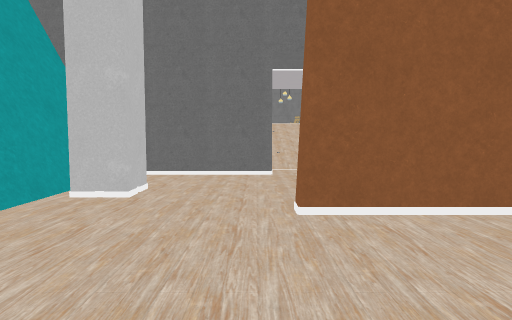
view 1 (above)

18 first-person views from a walk through a Unity game level. The camera is 1.2 m above the floor, tilts 4° down and sees 75° across. The floor is counted in squares, 1 m on a side. Each view is taken from the middle of a square. On the plan, view 1 faces up. The plan holds only what a view shows up to about 14 squares ahead; the rest is blank. The place goes on beyond the plan. The player character is not drawn. Some surface patterns are stand-ins.

view 2
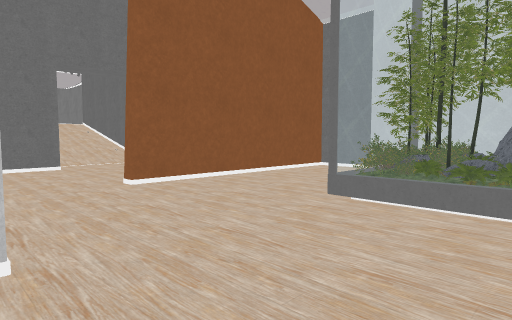

view 3
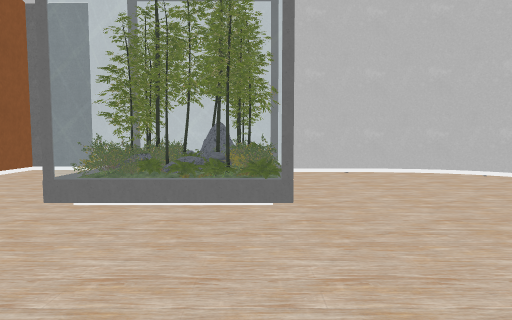

view 4
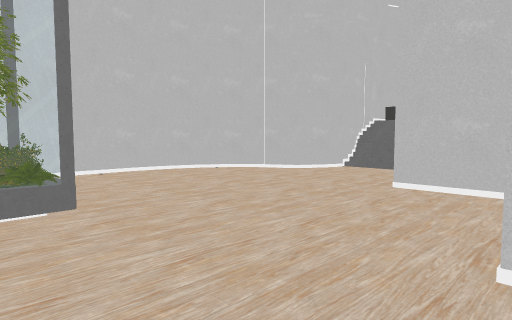

view 5
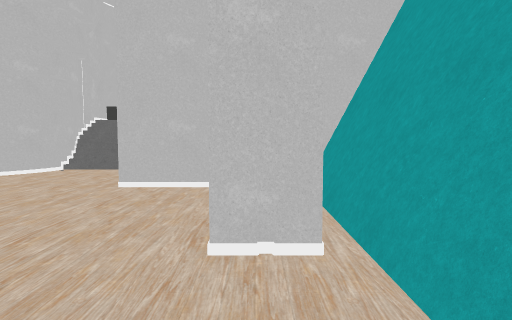

view 6
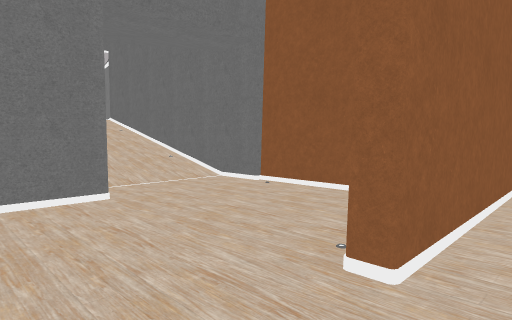

view 7
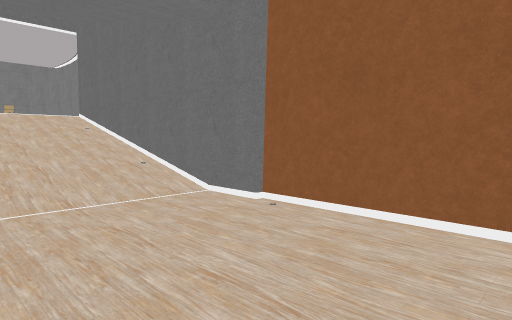

view 8
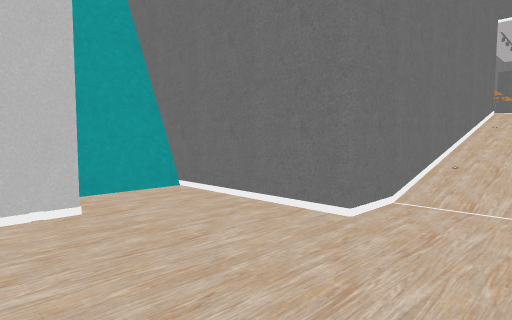

view 9
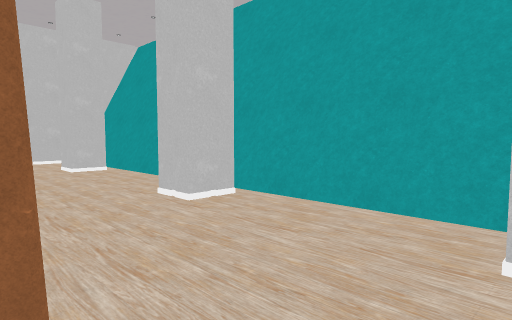

view 10
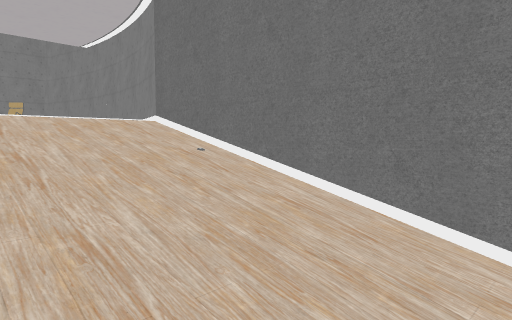

view 11
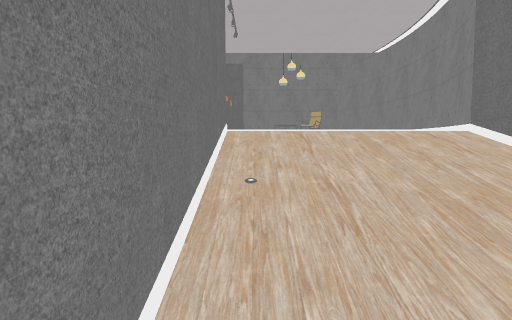

view 12
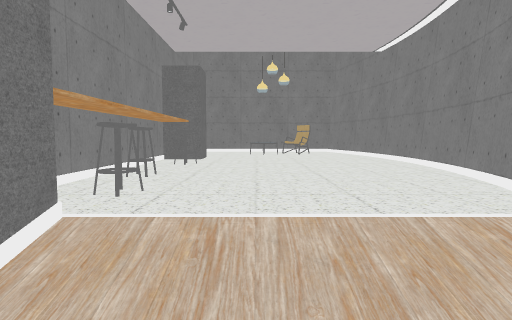

view 13
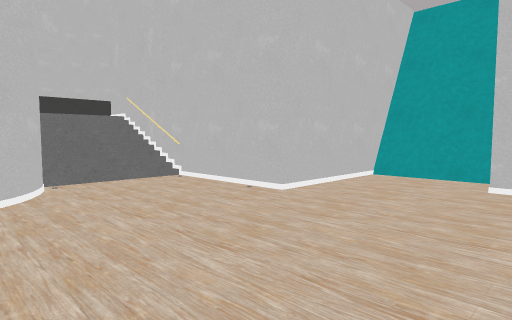

view 14
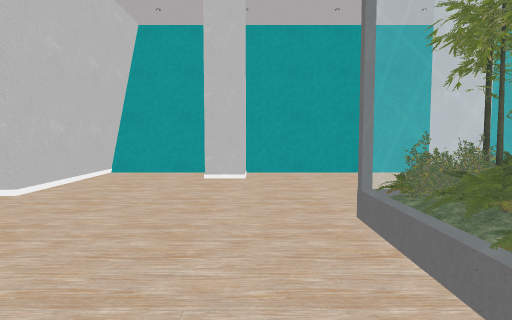

view 15
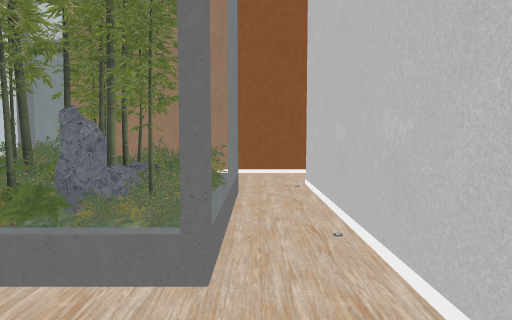

view 16
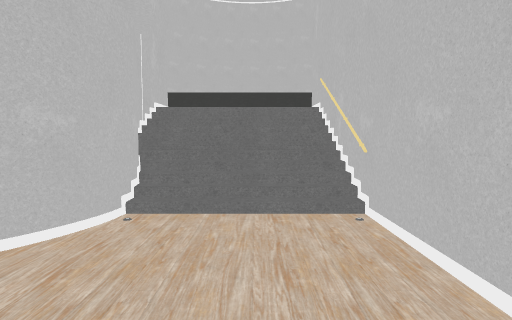

view 17
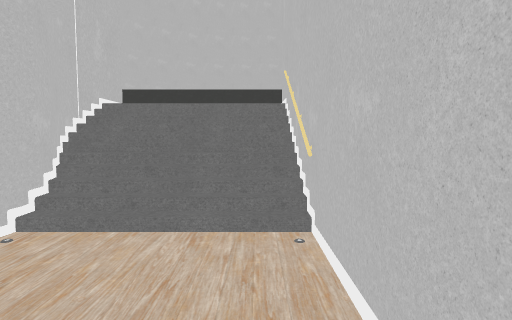

view 18
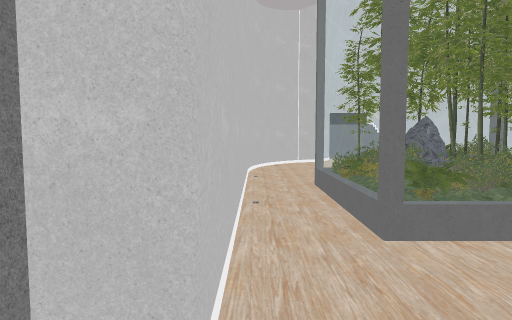

### Floor plan
Key: @ floor where view 1 was taken; # wall or solid block; . main floor; : floor 1.75 m higher than the main floor; + floor 2 m higher than the main floor; / step, stairs or slope; = window, fence, low wall or low ledge; P pillar; S stool; C chair; R railing; O other object.
Columns run from 5 left of view 1 to 9 right of it. Each row starts with its distance up from view 1.
 32           #
 31           OO
 30         CC#O
 29            O
 28      P     #
 27     #P     #
 26      S     O
 25      S     #
 24      O     #
 23     #S    ##
 22      SS   #
 21      O++++O
 20      #////#
 19      #////#
 18      #////#
 17      #////#
 16      #////#
 15      #////#
 14      #////#
 13      #////#
 12      #....#
 11 #=####....#
 10 #=........#
  9 #=........#
  8 ##P.......#
  7 #PP.......#
  6 #=........#
  5 #=....#########
  4 #=............#
  3 #=............#
  2 ##P..........##
  1 #PP..........#
  0 #=...@..OOOOO#
 -1 #=......OOOOO#
 -2 #=......OOOOO#
 -3 #=......OOOOO#
 -4 #=......OOOO.#
 -5 ##P..........#
 -6 #PP..........#
 -7 #=...........#
 -8 #=...........#
 -9 #=...........#
-10 ######......##
-11      #......#
-12      #....###
-13      #...##
-14      #///#
-15      R///##
-16      R////#
-17      R////#
-18        :::
-19          ##

Positions as (right, up) in squares from view 1, and headings:
1: (0, 0), facing up
2: (-3, -3), facing up-right
3: (-3, -3), facing right
4: (-3, -2), facing down-right
5: (-3, -2), facing down
6: (-2, 4), facing up-right
7: (0, 6), facing up-right
8: (3, 6), facing up-left
9: (1, 7), facing down-left
10: (1, 14), facing up-right
11: (1, 15), facing up
12: (2, 18), facing up
13: (6, -5), facing down-left
14: (7, -5), facing left
15: (7, -6), facing up
16: (2, -9), facing down
17: (1, -10), facing down
18: (8, 4), facing down
